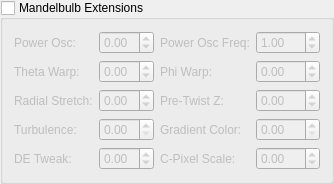
    <widget class="MyGroupBox" name="groupCheck_transf_mb_params_false">
     <property name="title"><string>Mandelbulb Extensions</string></property>
     <property name="checkable"><bool>true</bool></property>
     <property name="checked"><bool>false</bool></property>
     <layout class="QGridLayout">
      <item row="0" column="0">
       <widget class="QLabel"><property name="text"><string>Power Osc:</string></property></widget>
      </item>
      <item row="0" column="1">
       <widget class="MyDoubleSpinBox" name="spinbox_transf_mb_power_osc">
        <property name="minimum"><double>-5.0</double></property><property name="maximum"><double>5.0</double></property>
        <property name="singleStep"><double>0.01</double></property><property name="value"><double>0.0</double></property>
       </widget>
      </item>
      <item row="0" column="2">
       <widget class="QLabel"><property name="text"><string>Power Osc Freq:</string></property></widget>
      </item>
      <item row="0" column="3">
       <widget class="MyDoubleSpinBox" name="spinbox_transf_mb_power_osc_freq">
        <property name="minimum"><double>0.01</double></property><property name="maximum"><double>50.0</double></property>
        <property name="singleStep"><double>0.1</double></property><property name="value"><double>1.0</double></property>
       </widget>
      </item>
      <item row="1" column="0">
       <widget class="QLabel"><property name="text"><string>Theta Warp:</string></property></widget>
      </item>
      <item row="1" column="1">
       <widget class="MyDoubleSpinBox" name="spinbox_transf_mb_theta_warp">
        <property name="minimum"><double>-5.0</double></property><property name="maximum"><double>5.0</double></property>
        <property name="singleStep"><double>0.01</double></property><property name="value"><double>0.0</double></property>
       </widget>
      </item>
      <item row="1" column="2">
       <widget class="QLabel"><property name="text"><string>Phi Warp:</string></property></widget>
      </item>
      <item row="1" column="3">
       <widget class="MyDoubleSpinBox" name="spinbox_transf_mb_phi_warp">
        <property name="minimum"><double>-5.0</double></property><property name="maximum"><double>5.0</double></property>
        <property name="singleStep"><double>0.01</double></property><property name="value"><double>0.0</double></property>
       </widget>
      </item>
      <item row="2" column="0">
       <widget class="QLabel"><property name="text"><string>Radial Stretch:</string></property></widget>
      </item>
      <item row="2" column="1">
       <widget class="MyDoubleSpinBox" name="spinbox_transf_mb_radial_stretch">
        <property name="minimum"><double>-2.0</double></property><property name="maximum"><double>2.0</double></property>
        <property name="singleStep"><double>0.01</double></property><property name="value"><double>0.0</double></property>
       </widget>
      </item>
      <item row="2" column="2">
       <widget class="QLabel"><property name="text"><string>Pre-Twist Z:</string></property></widget>
      </item>
      <item row="2" column="3">
       <widget class="MyDoubleSpinBox" name="spinbox_transf_mb_pre_twist_z">
        <property name="minimum"><double>-90.0</double></property><property name="maximum"><double>90.0</double></property>
        <property name="singleStep"><double>1.0</double></property><property name="value"><double>0.0</double></property>
       </widget>
      </item>
      <item row="3" column="0">
       <widget class="QLabel"><property name="text"><string>Turbulence:</string></property></widget>
      </item>
      <item row="3" column="1">
       <widget class="MyDoubleSpinBox" name="spinbox_transf_mb_turbulence">
        <property name="minimum"><double>0.0</double></property><property name="maximum"><double>5.0</double></property>
        <property name="singleStep"><double>0.001</double></property><property name="value"><double>0.0</double></property>
       </widget>
      </item>
      <item row="3" column="2">
       <widget class="QLabel"><property name="text"><string>Gradient Color:</string></property></widget>
      </item>
      <item row="3" column="3">
       <widget class="MyDoubleSpinBox" name="spinbox_transf_mb_gradient_color">
        <property name="minimum"><double>0.0</double></property><property name="maximum"><double>100.0</double></property>
        <property name="singleStep"><double>0.1</double></property><property name="value"><double>0.0</double></property>
       </widget>
      </item>
      <item row="4" column="0">
       <widget class="QLabel"><property name="text"><string>DE Tweak:</string></property></widget>
      </item>
      <item row="4" column="1">
       <widget class="MyDoubleSpinBox" name="spinbox_transf_mb_de_tweak">
        <property name="minimum"><double>-5.0</double></property><property name="maximum"><double>5.0</double></property>
        <property name="singleStep"><double>0.01</double></property><property name="value"><double>0.0</double></property>
       </widget>
      </item>
      <item row="4" column="2">
       <widget class="QLabel"><property name="text"><string>C-Pixel Scale:</string></property></widget>
      </item>
      <item row="4" column="3">
       <widget class="MyDoubleSpinBox" name="spinbox_transf_mb_cpixel_scale">
        <property name="minimum"><double>-5.0</double></property><property name="maximum"><double>5.0</double></property>
        <property name="singleStep"><double>0.01</double></property><property name="value"><double>0.0</double></property>
       </widget>
      </item>
     </layout>
    </widget>
